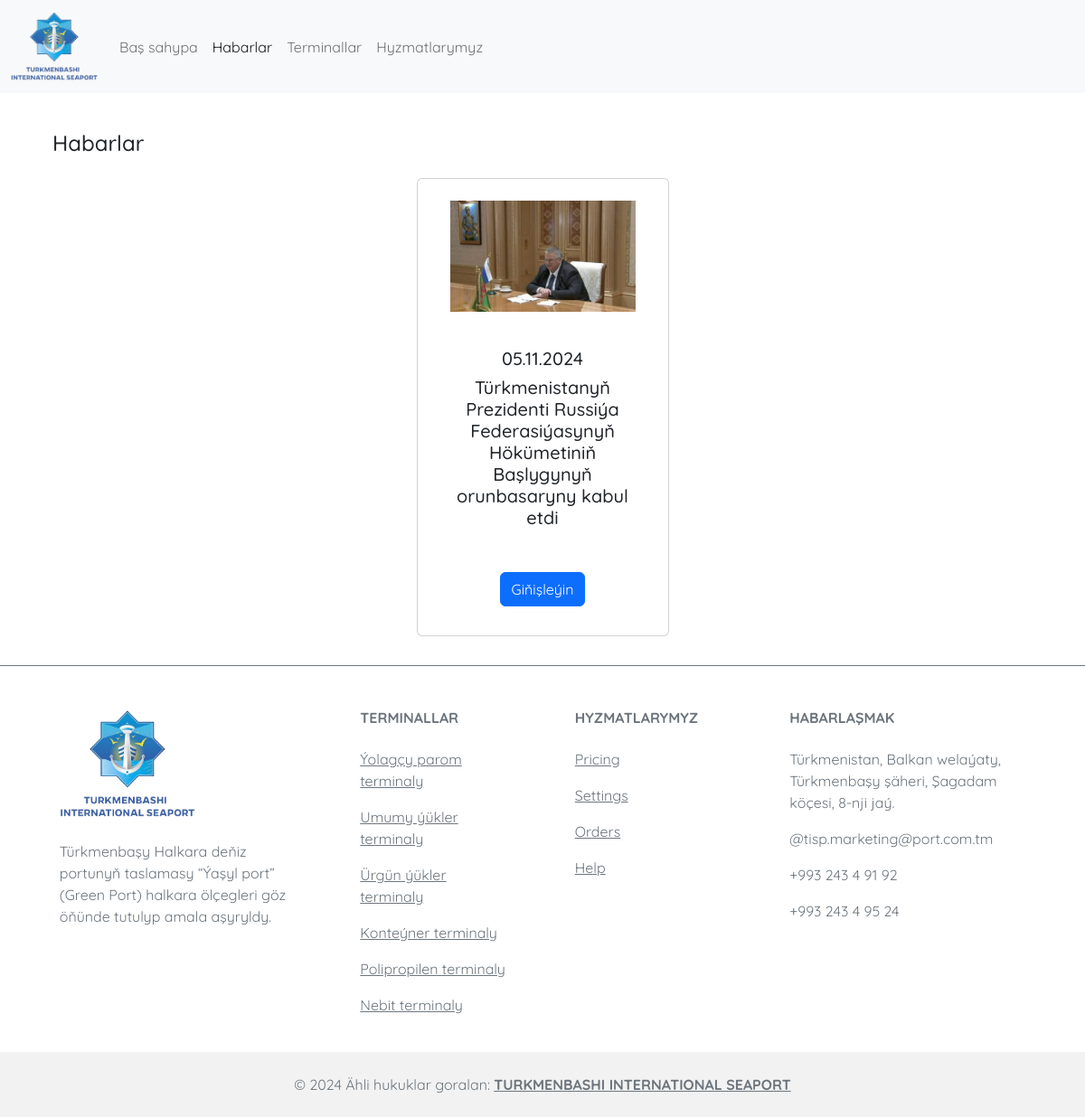
Page /news/ on the committed database.
### main/models.py (models this page shows, shortened)
class New(models.Model):
    title = models.CharField("Sözbaşy", max_length=500)
    image = models.ImageField("Surat", upload_to="news/")
    content = CKEditor5Field("Text", config_name="extends")
    posted_at = models.DateTimeField("Neşir edilen wagty", auto_now_add=True)
    class Meta:
        verbose_name = "täzelik"
        verbose_name_plural = "täzelikler"

class Terminal(models.Model):
    name = models.CharField("Ady", max_length=100)
    image = models.ImageField("Surat", upload_to="terminals/")
    content = CKEditor5Field("Text", config_name="extends")  # add ckeditor field
    class Meta:
        verbose_name = "terminal"
        verbose_name_plural = "terminallar"

### main/views.py (the view)
# urls.py: path("news/", news, name="news"),
def news(request: HttpRequest):
    return render(
        request,
        "views/news.html",
        {
            "news": New.objects.all().order_by("-posted_at"),
            "terminals": Terminal.objects.all(),
        },
    )

### main/templates/views/news.html (shortened to what this page needs)
{% extends "layouts/main_layout.html" %}
{% load static %}
{% block head %}
    <link href="{% static 'css/main.css' %}" rel="stylesheet">
{% endblock head %}
{% block navbar_items %}
    <li class="nav-item">
        <a class="nav-link" href="{% url 'home' %}">Baş sahypa</a>
    </li>
    <li class="nav-item">
        <a class="nav-link active" aria-current="page" href="{% url 'news' %}">Habarlar</a>
    </li>
{% endblock navbar_items %}
{% block body %}
    <div class="vh-15"></div>
    <div class="container my-4">
        <div class="h4 m-3">Habarlar</div>
        <div class="row justify-content-center">
            <div class="row w-95 align-items-md-stretch justify-content-center">
                {% for new in news %}
                    <div class="card col-md-3 m-2">
                        <img class="card-img-top p-4 rounded" src="/media/{{ new.image }}" alt="">
                        <div class="card-body">
                            <h5 class="card-title text-center">{{ new.posted_at|date:"d.m.Y" }}</h5>
                            <h5 class="text-center new-title">{{ new.title|truncatewords:10 }}</h5>
                            <div class="mb-3 mt-5 d-flex justify-content-center">
                                <a href="/new/{{ new.pk }}" class="btn btn-primary">Giňişleýin</a>
                            </div>
                        </div>
                    </div>
                {% empty %}
                    <div class="w-100 text-center text-secondary fw-bold my-5">Habarlar tagtasy boş</div>
                {% endfor %}
            </div>
        </div>
    </div>
{% endblock body %}

### main/templates/layouts/main_layout.html (shortened to what this page needs)
{% load static %}
<!DOCTYPE html>
<html lang="en">
    <head>
        <link href="{% static 'ui_framework/bootstrap/css/bootstrap.min.css' %}"
              rel="stylesheet">
        <link href="{% static 'css/global.css' %}" rel="stylesheet">
        {% block head %}
        {% endblock head %}
    </head>
    <body>
        <nav class="navbar navbar-expand-lg bg-light fixed-top">
            <div class="container-fluid">
                <a class="navbar-brand" href="{% url 'home' %}">
                    <div id="brand-wrapper">
                        <img src="{% static 'img/logo.png' %}"
                             alt="Türkmenbaşy Halkara deňiz porty" />
                    </div>
                </a>
                <div class="collapse navbar-collapse" id="navbarSupportedContent">
                    <ul class="navbar-nav me-auto mb-2 mb-lg-0">
                        {% block navbar_items %}
                        {% endblock navbar_items %}
                        <li class="nav-item dropdown dropdown-animation">
                            <a class="nav-link dropdown-toggle"
                               href="#"
                               role="button"
                               data-bs-toggle="dropdown"
                               aria-expanded="false">Terminallar</a>
                        </li>
                        <li class="nav-item dropdown dropdown-animation">
                            <a class="nav-link dropdown-toggle"
                               href="#"
                               role="button"
                               data-bs-toggle="dropdown"
                               aria-expanded="false">Hyzmatlarymyz</a>
                        </li>
                    </ul>
                </div>
            </div>
        </nav>
        <main class="mb-3">
            {% block body %}
            {% endblock body %}
        </main>
        <footer class="text-center text-lg-start bg-body-tertiary text-muted border-top border-secondary">
            <section class="">
                <div class="container text-center text-md-start mt-5">
                    <div class="row mt-3">
                        <div class="col-md-3 col-lg-4 col-xl-3 mx-auto mb-4">
                            <h6 class="text-uppercase fw-bold mb-4">
                                <img width="150rem"
                                     src="{% static 'img/logo.png' %}"
                                     alt="Türkmenbaşy Halkara deňiz porty" />
                            </h6>
                            <p>
                                Türkmenbaşy Halkara deňiz portunyň taslamasy “Ýaşyl port” (Green Port) halkara ölçegleri göz öňünde tutulyp amala aşyryldy.
                            </p>
                        </div>
                        <div class="col-md-2 col-lg-2 col-xl-2 mx-auto mb-4">
                            <h6 class="text-uppercase fw-bold mb-4">Terminallar</h6>
                            {% for terminal in terminals %}
                                <p>
                                    <a href="/terminal/{{ terminal.pk }}/" class="text-reset">{{ terminal.name }}</a>
                                </p>
                            {% endfor %}
                        </div>
                        <div class="col-md-3 col-lg-2 col-xl-2 mx-auto mb-4">
                            <h6 class="text-uppercase fw-bold mb-4">Hyzmatlarymyz</h6>
                            <p>
                                <a href="#!" class="text-reset">Pricing</a>
                            </p>
                            <p>
                                <a href="#!" class="text-reset">Settings</a>
                            </p>
                            <p>
                                <a href="#!" class="text-reset">Orders</a>
                            </p>
                            <p>
                                <a href="#!" class="text-reset">Help</a>
                            </p>
                        </div>
                        <div class="col-md-4 col-lg-3 col-xl-3 mx-auto mb-md-0 mb-4">
                            <h6 class="text-uppercase fw-bold mb-4">Habarlaşmak</h6>
                            <p>Türkmenistan, Balkan welaýaty, Türkmenbaşy şäheri, Şagadam köçesi, 8-nji jaý.</p>
                            <p>@tisp.marketing@port.com.tm</p>
                            <p>+993 243 4 91 92</p>
                            <p>+993 243 4 95 24</p>
                        </div>
                    </div>
                </div>
            </section>
            <div class="text-center p-4" style="background-color: rgba(0, 0, 0, 0.05)">
                © 2024 Ähli hukuklar goralan:
                <a class="text-reset fw-bold" href="{% url 'home' %}">TURKMENBASHI INTERNATIONAL SEAPORT</a>
            </div>
        </footer>
    </body>
</html>

### main/static/css/global.css (style rules this page uses)
* { font-family: Quicksand; }
#brand-wrapper { width: 6rem !important; }
#brand-wrapper img { width: 100% !important; }
.vh-15 { height: 15vh !important; }
.dropdown-toggle::after { display: none; }

### rows in the picture
New: image (picture), posted_at "05.11.2024", title "Türkmenistanyň Prezidenti Russiýa Federasiýasynyň Hökümetiniň Başlygynyň orunbasaryny kabul etdi"
Terminal: name "Ýolagçy parom terminaly"
Terminal: name "Umumy ýükler terminaly"
Terminal: name "Ürgün ýükler terminaly"
Terminal: name "Konteýner terminaly"
Terminal: name "Polipropilen terminaly"
Terminal: name "Nebit terminaly"
